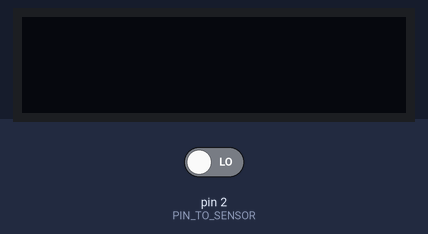
Simulated run of this sketch. Board: Arduino Uno, built with avr-gcc and run on an emulated ATmega328P. Shown: 128×32 one-colour display. Inputs (shaded band) come from the test bench; at power-on: pin 2 (PIN_TO_SENSOR) LOW. The display library's start-up logo is not drawn; what the sketch prints to the serial monitor is not drawn.

Above: at 3.2 s.
3.3 s: pin 2 (PIN_TO_SENSOR) driven HIGH
At 4.0 s:
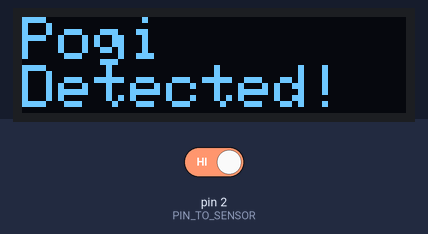
4.8 s: pin 2 (PIN_TO_SENSOR) driven LOW
At 6.0 s:
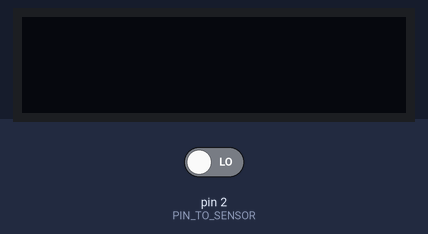
6.8 s: pin 2 (PIN_TO_SENSOR) driven HIGH
At 8.1 s:
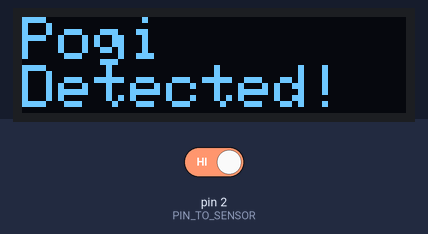
Timing chart, 0 to 9.8 s (numbered marks = the images above; inputs shaded):
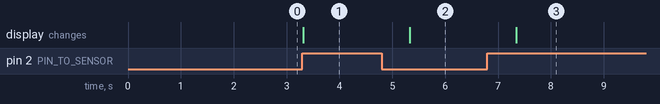

Measured:
- after the input at 3.3 s, the display: changes at once (image 1)
- after the input at 4.8 s, the display: changes after 0.53 s (image 2)
- after the input at 6.8 s, the display: changes after 0.54 s (image 3)

The sketch:

motionxoled.ino
```cpp
#include <SPI.h>
#include <Wire.h>
#include <Adafruit_GFX.h>
#include <Adafruit_SSD1306.h>

#define SCREEN_WIDTH 128 // OLED display width, in pixels
#define SCREEN_HEIGHT 32 // OLED display height, in pixels

// Declaration for an SSD1306 display connected to I2C (SDA, SCL pins)
#define OLED_RESET     4 // Reset pin # (or -1 if sharing Arduino reset pin)
Adafruit_SSD1306 display(SCREEN_WIDTH, SCREEN_HEIGHT, &Wire, OLED_RESET);

#define NUMFLAKES     10 // Number of snowflakes in the animation example

#define LOGO_HEIGHT   16
#define LOGO_WIDTH    16

const int PIN_TO_SENSOR = 2;   // the pin that OUTPUT pin of sensor is connected to
int pinStateCurrent   = LOW; // current state of pin
int pinStatePrevious  = LOW; // previous state of pin

void setup() {


  Serial.begin(9600);            // initialize serial
  pinMode(PIN_TO_SENSOR, INPUT);
  // SSD1306_SWITCHCAPVCC = generate display voltage from 3.3V internally
  if(!display.begin(SSD1306_SWITCHCAPVCC, 0x3C)) { // Address 0x3C for 128x32
    Serial.println(F("SSD1306 allocation failed"));
    for(;;); // Don't proceed, loop forever
  }

  // Show initial display buffer contents on the screen --
  // the library initializes this with an Adafruit splash screen.
  display.display();
  delay(2000); // Pause for 2 seconds

  // Clear the buffer
  display.clearDisplay();
}

void loop() {
  pinStatePrevious = pinStateCurrent; // store old state
  pinStateCurrent = digitalRead(PIN_TO_SENSOR);   // read new state

  if (pinStatePrevious == LOW && pinStateCurrent == HIGH) {   // pin state change: LOW -> HIGH
    Serial.println("Motion detected!");
    // TODO: turn on alarm, light or activate a device ... here
    display.setTextSize(2);
  display.setTextColor(WHITE);
  display.setCursor(0,0);
  display.println("Pogi");
  display.println("Detected!");
  display.display();
  delay(2000);
  display.clearDisplay();
  }
  else
  if (pinStatePrevious == HIGH && pinStateCurrent == LOW) {   // pin state change: HIGH -> LOW
    Serial.println("Motion stopped!");
    // TODO: turn off alarm, light or deactivate a device ... here
    display.setTextSize(2);
  display.setTextColor(WHITE);
  display.setCursor(0,0);
  display.println("");
  display.println("");
  display.display();
  delay(2000);
  display.clearDisplay();
  }
}
```
